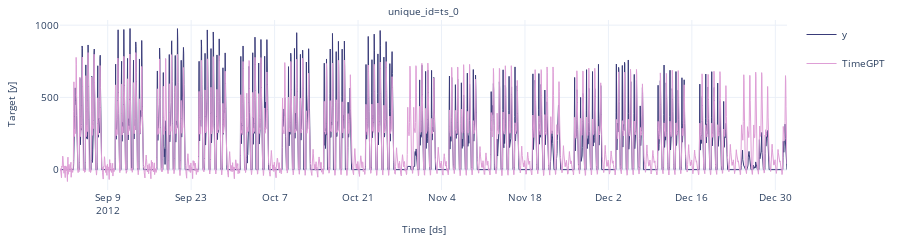

Write notebook code for a chart like this one.
### Code cell
nixtla_client.plot(test_df, fcst, engine='plotly')

### Figure 1 — Plotly figure (JSON) as saved in the notebook; plotly's stock layout.template omitted (floating-point values rounded to 4 significant figures; data arrays with more than 128 entries replaced by an {"elided": "..."} marker saying what was removed)
{"data": [{"legendgroup": "y", "line": {"color": "#393b79", "width": 1}, "mode": "lines", "name": "y", "showlegend": true, "type": "scatter", "x": {"elided": "5856 str values"}, "xaxis": "x", "y": {"elided": "5856 int values"}, "yaxis": "y"}, {"legendgroup": "TimeGPT", "line": {"color": "#de9ed6", "width": 1}, "mode": "lines", "name": "TimeGPT", "showlegend": true, "type": "scatter", "x": {"elided": "5856 str values"}, "xaxis": "x", "y": {"elided": "5856 float values"}, "yaxis": "y"}], "layout": {"annotations": [{"font": {"size": 10}, "showarrow": false, "text": "unique_id=ts_0", "x": 0.5, "xanchor": "center", "xref": "paper", "y": 1, "yanchor": "bottom", "yref": "paper"}, {"font": {"size": 10}, "showarrow": false, "text": "Time [ds]", "x": 0.5, "xanchor": "center", "xref": "paper", "y": 0, "yanchor": "top", "yref": "paper", "yshift": -30}, {"font": {"size": 10}, "showarrow": false, "text": "Target [y]", "textangle": -90, "x": 0, "xanchor": "right", "xref": "paper", "xshift": -40, "y": 0.5, "yanchor": "middle", "yref": "paper"}], "autosize": true, "font": {"size": 10}, "height": 200, "margin": {"b": 50, "l": 60, "r": 10, "t": 20}, "xaxis": {"anchor": "y", "domain": [0, 1], "showticklabels": true, "visible": true}, "yaxis": {"anchor": "x", "domain": [0, 1]}}}
